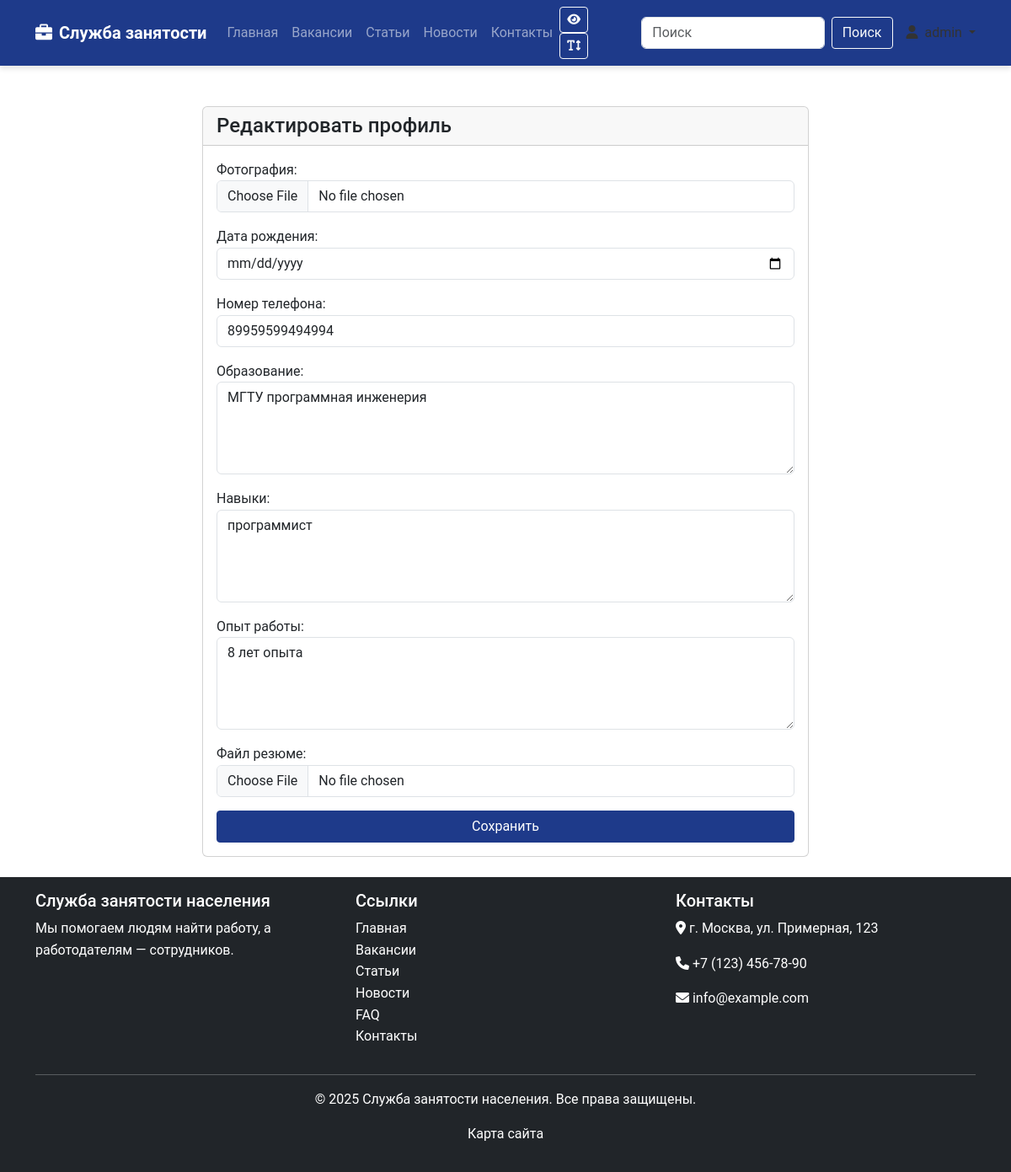
The app's page /users/job-seeker/tau-7/update/ (signed in) with its own data.
### users/models.py (models this page shows, shortened)
class JobSeekerProfile(models.Model):
    user = models.OneToOneField(User, on_delete=models.CASCADE, related_name='job_seeker_profile')
    photo = models.ImageField(upload_to='job_seekers/', blank=True, null=True, verbose_name='Фотография')
    birth_date = models.DateField(blank=True, null=True, verbose_name='Дата рождения')
    phone_number = models.CharField(max_length=20, blank=True, null=True, verbose_name='Номер телефона')
    education = models.TextField(blank=True, null=True, verbose_name='Образование')
    skills = models.TextField(blank=True, null=True, verbose_name='Навыки')
    experience = models.TextField(blank=True, null=True, verbose_name='Опыт работы')
    resume_file = models.FileField(upload_to='resumes/', blank=True, null=True, verbose_name='Файл резюме')
    slug = models.SlugField(unique=True, blank=True, verbose_name='URL')
    created_at = models.DateTimeField(auto_now_add=True, verbose_name='Дата создания')
    updated_at = models.DateTimeField(auto_now=True, verbose_name='Дата обновления')
    class Meta:
        verbose_name = 'Профиль соискателя'
        verbose_name_plural = 'Профили соискателей'
        ordering = ['-created_at']

### users/views.py (the view, shortened to what this page needs)
# urls.py: path('job-seeker/<slug:slug>/update/', views.JobSeekerProfileUpdateView.as_view(), name='job_seeker_profile_update'),
class JobSeekerProfileUpdateView(LoginRequiredMixin, UserPassesTestMixin, UpdateView):
    model = JobSeekerProfile
    form_class = JobSeekerProfileForm
    template_name = 'users/job_seeker_profile_form.html'
    def test_func(self):
        profile = self.get_object()
        return profile.user == self.request.user or self.request.user.is_staff
    def get_context_data(self, **kwargs):
        context = super().get_context_data(**kwargs)
        context['title'] = 'Редактирование профиля соискателя'
        return context

### users/forms.py
class JobSeekerProfileForm(forms.ModelForm):
    birth_date = forms.DateField(
        label='Дата рождения',
        required=False,
        widget=forms.DateInput(attrs={'class': 'form-control', 'type': 'date'})
    )
    class Meta:
        model = JobSeekerProfile
        fields = ['photo', 'birth_date', 'phone_number', 'education', 'skills', 'experience', 'resume_file']
        widgets = {
            'photo': forms.FileInput(attrs={'class': 'form-control'}),
            'phone_number': forms.TextInput(attrs={'class': 'form-control', 'placeholder': 'Номер телефона'}),
            'education': forms.Textarea(attrs={'class': 'form-control', 'placeholder': 'Образование', 'rows': 4}),
            'skills': forms.Textarea(attrs={'class': 'form-control', 'placeholder': 'Навыки', 'rows': 4}),
            'experience': forms.Textarea(attrs={'class': 'form-control', 'placeholder': 'Опыт работы', 'rows': 4}),
            'resume_file': forms.FileInput(attrs={'class': 'form-control'}),
        }

### templates/users/job_seeker_profile_form.html (shortened to what this page needs)
{% extends 'base.html' %}
{% block content %}
<div class="container mt-4">
    <div class="row justify-content-center">
        <div class="col-md-8">
            <div class="card">
                <div class="card-header">
                    <h4 class="mb-0">{% if form.instance.pk %}Редактировать профиль{% else %}Создать профиль{% endif %}</h4>
                </div>
                <div class="card-body">
                    <form method="post" enctype="multipart/form-data">
                        <div class="mb-3">
                            {{ form.photo.label_tag }}
                            {{ form.photo }}
                        </div>
                        <div class="mb-3">
                            {{ form.birth_date.label_tag }}
                            {{ form.birth_date }}
                        </div>
                        <div class="mb-3">
                            {{ form.phone_number.label_tag }}
                            {{ form.phone_number }}
                        </div>
                        <div class="mb-3">
                            {{ form.education.label_tag }}
                            {{ form.education }}
                        </div>
                        <div class="mb-3">
                            {{ form.skills.label_tag }}
                            {{ form.skills }}
                        </div>
                        <div class="mb-3">
                            {{ form.experience.label_tag }}
                            {{ form.experience }}
                        </div>
                        <div class="mb-3">
                            {{ form.resume_file.label_tag }}
                            {{ form.resume_file }}
                        </div>
                        <button type="submit" class="btn btn-primary w-100">Сохранить</button>
                    </form>
                </div>
            </div>
        </div>
    </div>
</div>
{% endblock %}

### static/css/style.css (style rules this page uses)
body { font-family: 'Roboto', Arial, sans-serif; color: #333; line-height: 1.6; }
html, body { height: 100%; }
.btn { border-radius: 0.25rem; transition: all 0.3s; }
.btn-primary { background-color: #1e3a8a; border-color: #1e3a8a; }

### records on screen
JobSeekerProfile: phone_number "89959599494994", education "МГТУ программная инженерия", skills "программист", experience "8 лет опыта"
